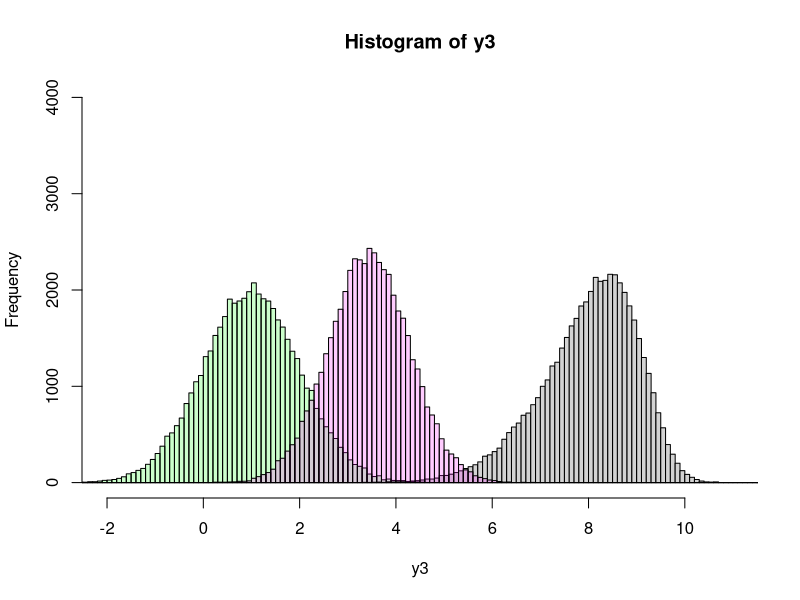
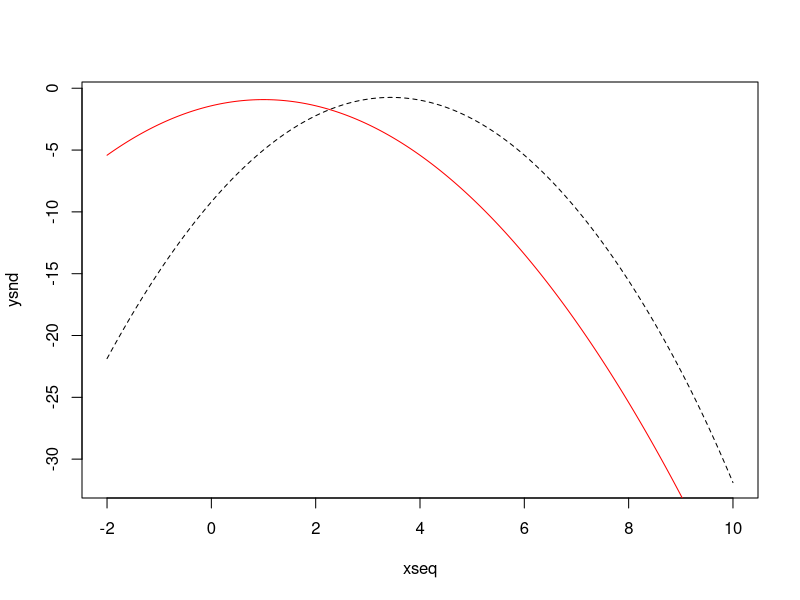

Here is the R script that generated these plots, in order: (Note: this script raises an error after producing the figures.)
### Skew 2

# Try this: https://www.sciencedirect.com/science/article/pii/S0888613X14000504

library()

N <- 50000

mu1 <- 8
sd1 <- 1
a1 <- -3

sigma1 <- a1/sqrt(1+a1^2)
omega1 <- sqrt((sd1^2)/(1-(2*sigma1^2)/pi)) #sd1/sqrt(1-(2*sigma1^2)/pi)
epsilon1 <- mu1 - omega1 * sqrt(2/pi) * sigma1

#sigma1 <- a1/sqrt(1+a1^2)
#omega1 <- 1
#epsilon1 <- 0


z1 <- truncnorm::rtruncnorm(n = N, a = 0, b = Inf, mean = 0, sd = 1)
#y1 <- epsilon1 + a1*z1 + rnorm(N,0,omega1)
y1 <- epsilon1 + omega1*sigma1*z1 + omega1*sqrt(1-(sigma1^2))*rnorm(N,0,1)
# from https://academic.oup.com/biostatistics/article/11/2/317/268224   # eq. 2.3
#hist(y1,100)
#hist(rsnorm(5000,mu1,sd1,a1),50, add = T, col = rgb(0,1,0,0.2))
y2 <- fGarch::rsnorm(N,2,4,5)
y3 <- sn::rsn(N,epsilon1,omega1,a1)
mean(y1)
sd(y1)

mu <- epsilon1 # 4
sigma <- omega1 # 2
lambda <- a1

x_mu <- 1
tau <- 1


h_lambda <- lambda/sqrt(sigma^2+tau^2*(1+lambda^2))
theta0 <- (x_mu*sigma^2 + mu*tau^2)/(sigma^2+tau^2)
tau0 <- (sigma^2*tau^2)/(sigma^2+tau^2)

post_mu <- theta0 + h_lambda * (sigma*tau^2)/sqrt(sigma^2 + tau^2) * (
  dnorm(h_lambda*(sigma*(x_mu - mu)/sqrt(sigma^2 + tau^2)),0,1)/
  pnorm(h_lambda*(sigma*(x_mu - mu)/sqrt(sigma^2 + tau^2)),0,1))

post_var <- tau0 - h_lambda^2 * ((sigma^2)*tau^4)/(sigma^2+tau^2) * (
  dnorm(h_lambda*(sigma*(x_mu - mu)/sqrt(sigma^2 + tau^2)),0,1)/
    pnorm(h_lambda*(sigma*(x_mu - mu)/sqrt(sigma^2 + tau^2)),0,1)) * (
      h_lambda * (sigma*(x_mu - mu)/sqrt(sigma^2 + tau^2)) + (
          dnorm(h_lambda*(sigma*(x_mu - mu)/sqrt(sigma^2 + tau^2)),0,1)/
            pnorm(h_lambda*(sigma*(x_mu - mu)/sqrt(sigma^2 + tau^2)),0,1))
    )

  post_mu
  post_var

library(sn)

  ysn <- rsun(n=50000,theta0,matrix(tau0),matrix(lambda*tau0),-lambda*(mu-theta0),matrix(sigma^2+lambda^2*tau0))
  ysn2 <- rsun(n=50000,theta0,matrix(tau0),matrix(lambda*tau0),-lambda*(mu-theta0),matrix(sigma^2+lambda^2*tau0))

  hist(y3,seq(-100,100,0.1), xlim = c(-2,11), ylim = c(0,4000))
mean(y3)
  #hist(y2,seq(-100,100,0.1), xlim = c(-3,3), col = rgb(1,0,0,0.2), add = T)

  hist(rnorm(50000,x_mu,tau),breaks = seq(-100,100,0.1),col = rgb(0,1,0,0.2),add = T)

  #hist(rnorm(50000,post_mu,sqrt(post_var)),breaks = seq(-100,100,0.1),col = rgb(1,0,0,0.2),add = T)

  hist(ysn,breaks = seq(-100,100,0.1),col = rgb(1,0,1,0.2),add = T)

  ###
  ###
  ###


  ###
  ###
  ###

  xseq <- seq(-2,10,0.01)

  ysnd <- sapply(xseq, function(x)
    dsun(x,theta0,matrix(tau0),matrix(lambda*tau0),-lambda*(mu-theta0),matrix(sigma^2+lambda^2*tau0), log = T))

  plot(xseq,ysnd,type = "l",lty=2)
  points(xseq,dnorm(xseq,1,1,log=T),type = "l", col = "red", lty = 1)
  points(xseq,log(sndens(xseq,epsilon1,omega1,a1)),type = "l", col = "dodgerblue", lty = 1)
  points(xseq,log(sndens(xseq,epsilon1,omega1,a1))+dnorm(xseq,1,1,log=T)+10.5,type = "l", col = "purple", lty = 3)

  mu2 <- mu+sd1 * sqrt(2/pi) * sigma1
  sd2 <- sqrt(omega1^2 - omega1^2*2*sigma1^2/pi)
  hist(mu2[1:50000],breaks = seq(-100,100,0.1), xlim = c(-3,3), add = T, col = rgb(0,0,1,0.33))

  sndens <- function(x,epsilon,omega,alpha) 2/omega * dnorm((x-epsilon)/omega) * pnorm(alpha/omega * (x-epsilon))


  #rnorm(1,(n*var0*(mean(x)-sigma*rho*mean(y[i]))+sigma^2*(1-rho^2)*mu0)/(n*var0+sigma^2*(1-rho^2)),
   #            sqrt((var0*sigma^2*(1-rho^2))/(n*var0+sigma^2*(1-rho^2))) )
